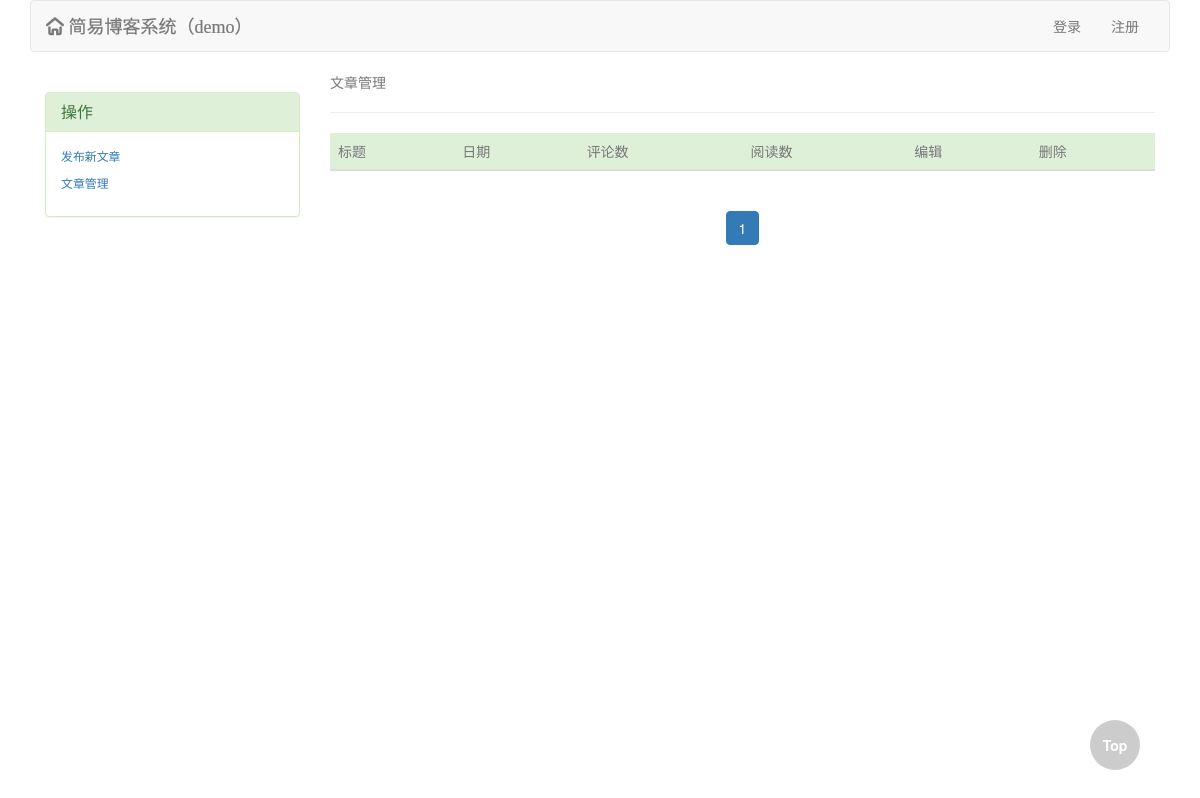
The app's page /项佳男/article_manager/, older data.
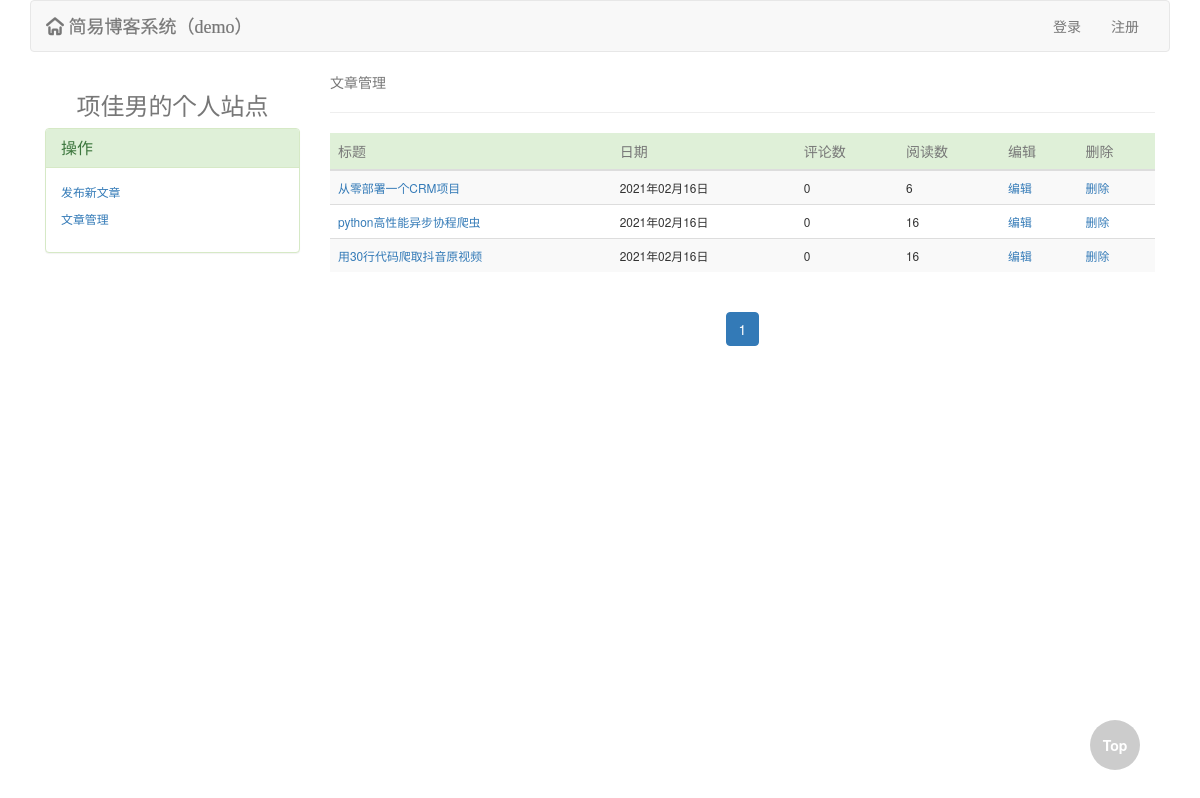
The same page, newer data.
### blog/models.py (models this page shows, shortened)
class BlogSite(models.Model):
    title = models.CharField(max_length=32, null=True, verbose_name='个人站点标题')

class Article(models.Model):
    title = models.CharField(max_length=64, verbose_name='文章标题')
    desc = models.CharField(max_length=256, verbose_name='文章描述信息')
    create_time = models.DateTimeField(auto_now_add=True, verbose_name='文章创建日期')
    content = models.TextField()
    view_count = models.IntegerField(default=0)
    like_count = models.IntegerField(default=0)
    dislike_count = models.IntegerField(default=0)
    comment_count = models.IntegerField(default=0)
    user = models.ForeignKey('UserInfo', on_delete=models.CASCADE)
    tag = models.ManyToManyField('Tag')

### blog/templatetags/my_tags.py (called while the page is built)
@register.inclusion_tag('parts/header.html')
def get_header_style(request):
    form_login = UserFormLogin()
    form_reg = UserFormReg()
    username = UserInfo.objects.filter(username=request.user.username).first()
    blog_site = BlogSite.objects.filter(userinfo=username).first()
    return {'form_login': form_login, 'form_reg': form_reg, 'request': request, 'blog_site': blog_site}

@register.inclusion_tag('parts/paginator.html')
def get_paginator_style(current_page, page_range, current_page_num):
    return {'current_page': current_page, 'page_range': page_range, 'current_page_num': current_page_num}

@register.inclusion_tag('parts/side-left-manager.html')
def get_side_left_manager_style(request, username):
    blog_site = BlogSite.objects.filter(userinfo__username=username).first()
    return {'request': request, 'username': username, 'blog_site': blog_site}

### blog/views.py (called while the page is built)
def user_article_manager(request, username):
    article_list = Article.objects.filter(user__username=username).order_by('-create_time')
    current_page, page_range, current_page_num = my_paginator(request, article_list, 10)
    return render(request, 'user-article-manager.html', locals())

### templates/user-article-manager.html (shortened to what this page needs)
{% extends "base0.html" %}
{% block body %}
    <div class="header">
        {% load my_tags %}
        {% get_header_style request %}
    </div>
    <div class="col-md-3">
        {% load my_tags %}
        {% get_side_left_manager_style request username %}
    </div>
    <div class="col-md-9">
        <span class="text-muted">文章管理</span>
        <hr>
        <table class="table table-striped table-hover">
            <thead>
            <tr class="success text-muted">
                <th>标题</th>
                <th>日期</th>
                <th>评论数</th>
                <th>阅读数</th>
                <th>编辑</th>
                <th>删除</th>
            </tr>
            </thead>
            <tbody>
            {% for article in current_page %}
                <tr class="small">
                    <td><a href="/{{ article.user.username }}/articles/{{ article.id }}">{{ article.title }}</a></td>
                    <td>{{ article.create_time|date:'Y年m月d日' }}</td>
                    <td>{{ article.comment_count }}</td>
                    <td>{{ article.view_count }}</td>
                    <th><a href="/{{ username }}/article_manager/article_change/{{ article.id }}">编辑</a></th>
                    <th><a href="/{{ username }}/article_manager/article_delete/{{ article.id }}/">删除</a></th>
                </tr>
            {% endfor %}
            </tbody>
        </table>
        {% load my_tags %}
        {% get_paginator_style current_page page_range current_page_num %}
    </div>
{% endblock %}

### templates/parts/side-left-manager.html
<a href="/{{ username }}/">
    <span class="h3 text-muted center-block text-center">{{ blog_site.title }}</span>
</a>
<div class="panel panel-success">
    <div class="panel-heading" role="tab" id="headingOne">
        <h4 class="panel-title">
            <a role="button" data-toggle="collapse" href="#collapseOne">
                操作
            </a>
        </h4>
    </div>
    <div id="collapseOne" class="panel-collapse collapse in" role="tabpanel">
        <div class="panel-body">
            <p>
                <a class="center-block small" href="/{{ username }}/article_manager/article_create/">发布新文章</a>
            </p>
            <p>
                <a class="center-block small" href="/{{ request.user.username }}/article_manager/">文章管理</a>
            </p>
        </div>
    </div>
</div>

Row changes from the older to the newer data that the page shows:
added BlogSite: title "项佳男的个人站点"
added Article: title "从零部署一个CRM项目", create_time "2021年02月16日", comment_count "0", view_count "6"
added Article: title "python高性能异步协程爬虫", create_time "2021年02月16日", comment_count "0", view_count "16"
added Article: title "用30行代码爬取抖音原视频", create_time "2021年02月16日", comment_count "0", view_count "16"
